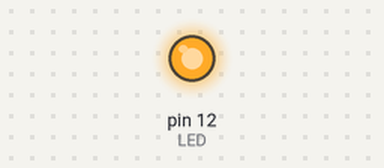
A sketch run on a simulated Arduino Uno, built with avr-gcc and run on an emulated ATmega328P. Shown: output pins drawn as LEDs (lit = HIGH).

Above: at 0.1 s.
Timing chart, 0 to 1.6 s (numbered marks = the images above):
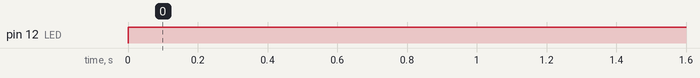

Measured:
- by itself, pin 12 (LED): LOW → HIGH at 0.00 s

The sketch:

testing_leds.ino
```cpp
#define LED 12  // The pin the LED is connected to
void setup() {
  pinMode(LED, OUTPUT); // Declare the LED as an output
}

void loop() {
  digitalWrite(LED, HIGH); // Turn the LED on
  digitalWrite(13, LOW); // Turn the LED on
}
```
